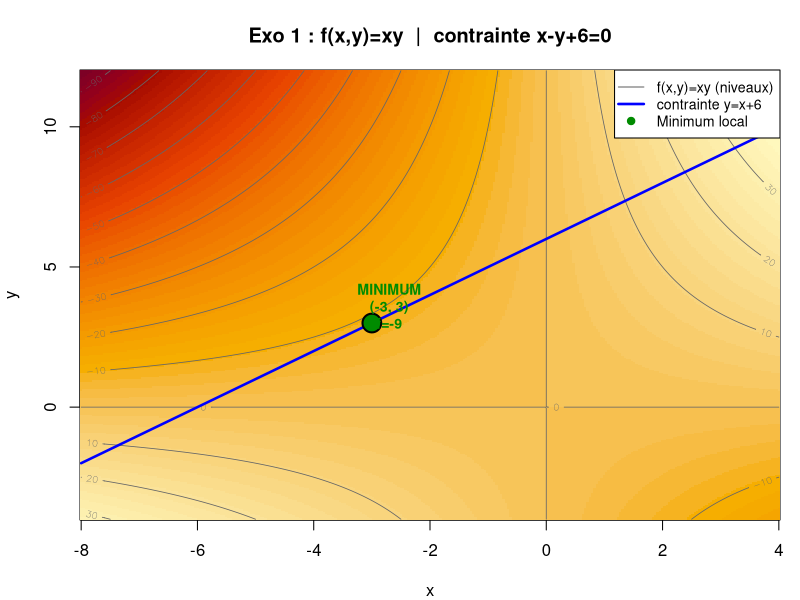
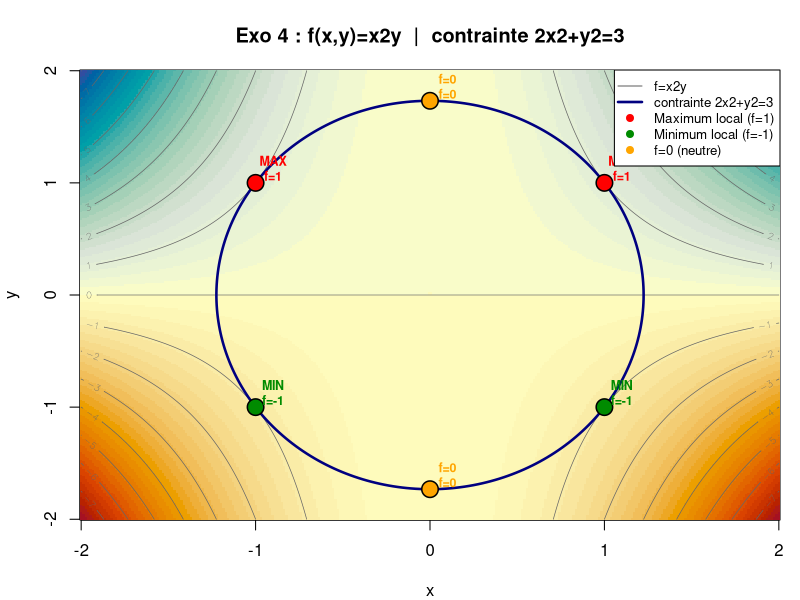
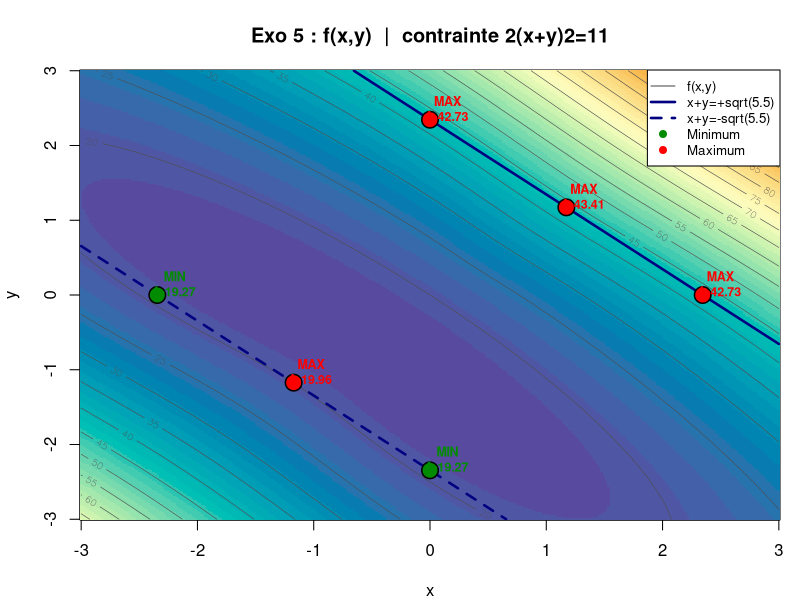

Generate these figures, in order, with R:
# ============================================================
#  EXERCICE 3.2 — Optimisation sous contraintes (Lagrange)
# ============================================================
# Methode (points 1, 2, 3) :
#
#  POINT 1 — Lagrangien et condition necessaire
#    L(X,λ) = f(X) - λ1*g1(X) - ... - λp*gp(X)
#    => ∇L(X0, λ0) = 0
#
#  POINT 2 — Critere via D²L seule
#    Si D²L(X0,λ0) definie POSITIVE  => minimum local
#    Si D²L(X0,λ0) definie NEGATIVE  => maximum local
#    (Sinon : indetermine, on passe au point 3)
#
#  POINT 3 — Critere via hessienne bordee H(X0)
#    H(X0) = [ 0         Dg(X0)        ]  ordre n+p
#            [ Dg(X0)^T  D²L(X0,λ0)   ]
#    - Les (n-p) derniers mineurs principaux alternent en signe
#      ET det(H) meme signe que (-1)^n  =>  MAXIMUM local
#    - Les (n-p) derniers mineurs principaux alternent en signe
#      ET det(H) meme signe que (-1)^p  =>  MINIMUM local
# ============================================================

cat("========================================================\n")
cat("  OPTIMISATION SOUS CONTRAINTES - Methode de Lagrange\n")
cat("  (Points 1, 2, 3)\n")
cat("========================================================\n\n")

# ============================================================
# FONCTION CENTRALE — applique EXACTEMENT les points 2 et 3
# pour conclure sur la nature du point critique
# ============================================================
analyser_point <- function(label, X0, lambda0, Dg, D2L) {

  n <- ncol(Dg)  # nombre de variables
  p <- nrow(Dg)  # nombre de contraintes

  cat(sprintf("\n=== %s ===\n", label))
  cat(sprintf("X0 = (%s)\n", paste(round(X0,4), collapse=", ")))
  cat(sprintf("lambda0 = (%s)\n", paste(round(lambda0,4), collapse=", ")))

  # --- Verification qualification des contraintes
  rang <- qr(Dg)$rank
  cat(sprintf("Dg(X0) : rang = %d  (p = %d)  => contraintes %s\n",
              rang, p, ifelse(rang==p,"QUALIFIEES","NON qualifiees")))

  # ----------------------------------------------------------
  # POINT 2 du cours : critere via D²L seule
  # ----------------------------------------------------------
  cat("\n-- POINT 2 : D²L(X0, lambda0) --\n")
  print(round(D2L, 6))

  vp <- eigen(D2L, symmetric=TRUE)$values
  cat(sprintf("Valeurs propres de D²L : %s\n",
              paste(round(vp,6), collapse=", ")))

  conclusion_D2L <- "indeterminee"
  if (all(vp > 1e-10)) {
    conclusion_D2L <- "MINIMUM local (D²L definie positive)"
    cat("=> D²L definie POSITIVE => MINIMUM local\n")
  } else if (all(vp < -1e-10)) {
    conclusion_D2L <- "MAXIMUM local (D²L definie negative)"
    cat("=> D²L definie NEGATIVE => MAXIMUM local\n")
  } else {
    cat("=> D²L indefinie : le critere du point 2 ne conclut pas.\n")
    cat("   => On passe au POINT 3 (hessienne bordee).\n")
  }

  # ----------------------------------------------------------
  # POINT 3 du cours : critere via hessienne bordee H(X0)
  # ----------------------------------------------------------
  cat("\n-- POINT 3 : Hessienne bordee H(X0) --\n")

  taille <- n + p
  H <- matrix(0, taille, taille)
  H[1:p, (p+1):taille]          <- Dg
  H[(p+1):taille, 1:p]          <- t(Dg)
  H[(p+1):taille, (p+1):taille] <- D2L

  cat(sprintf("H(X0) de taille (%d+%d) = %d x %d :\n", n, p, taille, taille))
  print(round(H, 6))

  # (n-p) mineurs principaux bordes
  # Mineur k = det de la sous-matrice de taille (2p+k) x (2p+k)
  nb_mineurs <- n - p
  cat(sprintf("Nombre de mineurs a examiner : n-p = %d-%d = %d\n", n, p, nb_mineurs))

  if (nb_mineurs == 0) {
    cat("n = p : point isole, pas de mineur additionnel.\n")
    cat(sprintf("\n>>> CONCLUSION FINALE : %s\n", conclusion_D2L))
    return(invisible(NULL))
  }

  mineurs <- numeric(nb_mineurs)
  for (k in 1:nb_mineurs) {
    sz         <- 2*p + k
    mineurs[k] <- det(H[1:sz, 1:sz])
    cat(sprintf("  Mineur %d (sous-matrice %dx%d) : det = %+.6f\n",
                k, sz, sz, mineurs[k]))
  }

  # Signes calcules automatiquement depuis les resultats
  signes_obs <- sign(mineurs)

  # Signes attendus selon le cours :
  # MAX : det(H) meme signe que (-1)^n, mineurs alternent
  # MIN : det(H) meme signe que (-1)^p, mineurs alternent
  # L'alternance pour MAX : signe du k-eme mineur = (-1)^(n) * (-1)^(k-1)
  # L'alternance pour MIN : signe du k-eme mineur = (-1)^(p) * (-1)^(k-1)
  signe_max_attendu <- (-1)^n * (-1)^(0:(nb_mineurs-1))
  signe_min_attendu <- (-1)^p * (-1)^(0:(nb_mineurs-1))

  est_max <- all(signes_obs == sign(signe_max_attendu))
  est_min <- all(signes_obs == sign(signe_min_attendu))

  cat(sprintf("\n  Signes observes     : %s\n",
              paste(ifelse(signes_obs>0,"+","-"), collapse=" ")))
  cat(sprintf("  Signes attendus MAX : %s  [(-1)^n=%+.0f]\n",
              paste(ifelse(sign(signe_max_attendu)>0,"+","-"), collapse=" "),
              (-1)^n))
  cat(sprintf("  Signes attendus MIN : %s  [(-1)^p=%+.0f]\n",
              paste(ifelse(sign(signe_min_attendu)>0,"+","-"), collapse=" "),
              (-1)^p))

  # Conclusion automatique basee sur les vrais resultats calcules
  cat("\n>>> CONCLUSION (Point 3 du cours) : ")
  if (est_max && !est_min) {
    cat("MAXIMUM LOCAL sous les contraintes\n")
    cat(sprintf("    Mineurs alternent en signe ET det(H)=%+.4f meme signe que (-1)^n=%+.0f\n",
                mineurs[nb_mineurs], (-1)^n))
  } else if (est_min && !est_max) {
    cat("MINIMUM LOCAL sous les contraintes\n")
    cat(sprintf("    Mineurs alternent en signe ET det(H)=%+.4f meme signe que (-1)^p=%+.0f\n",
                mineurs[nb_mineurs], (-1)^p))
  } else {
    cat("Critere des mineurs non concluant (point selle ou cas limite)\n")
  }

  # Coherence entre point 2 et point 3
  if (conclusion_D2L != "indeterminee") {
    nat2 <- if(grepl("MINIMUM", conclusion_D2L)) "MINIMUM" else "MAXIMUM"
    nat3 <- if(est_min) "MINIMUM" else if(est_max) "MAXIMUM" else "indetermine"
    if (nat2 == nat3) {
      cat("    [Coherence Point 2 / Point 3 : OK]\n")
    } else {
      cat(sprintf("    [ATTENTION : Point 2 dit %s, Point 3 dit %s]\n", nat2, nat3))
    }
  }
}


# ============================================================
# EXERCICE 1
# f(x,y) = xy,  g(x,y) = x - y + 6 = 0
# n = 2,  p = 1
# ============================================================
cat("\n##########################################################\n")
cat("## EXERCICE 1 : f(x,y) = xy,  g = x - y + 6 = 0\n")
cat("##########################################################\n")

# --- Lagrangien : L(x,y,λ) = xy - λ(x - y + 6)
# --- ∇L = 0 :
#   dL/dx = y - λ = 0  =>  λ = y
#   dL/dy = x + λ = 0  =>  λ = -x
#   => y = -x
#   contrainte x - (-x) + 6 = 0 => 2x = -6 => x = -3

x0_1 <- -3;  y0_1 <- 3;  l0_1 <- 3

cat(sprintf("Resolution ∇L=0 :\n"))
cat(sprintf("  λ=y et λ=-x => y=-x\n"))
cat(sprintf("  contrainte : x-(-x)+6=0 => x=-3, y=3, λ=3\n"))
cat(sprintf("Point critique X0 = (%.4f, %.4f)\n", x0_1, y0_1))
cat(sprintf("Valeur f(X0) = %.4f\n", x0_1 * y0_1))
cat(sprintf("Verification g(X0) = %.6f (doit etre 0)\n", x0_1 - y0_1 + 6))

# Jacobienne Dg = [dg/dx, dg/dy] = [1, -1]
Dg_1 <- matrix(c(1, -1), nrow=1)

# D²L :
# L = xy - λ(x-y+6)
# d²L/dx²   = 0
# d²L/dy²   = 0
# d²L/dx dy = 1  (car d/dy(y) = 1)
D2L_1 <- matrix(c(0, 1,
                   1, 0), nrow=2, byrow=TRUE)

analyser_point("Exo 1 -- X0=(-3, 3)", c(x0_1, y0_1), l0_1, Dg_1, D2L_1)

# Trace sur [-8,4] x [-4,12] pour voir le point et la contrainte
x_g <- seq(-8, 4,  length.out=300)
y_g <- seq(-4, 12, length.out=300)
Z1  <- outer(x_g, y_g, function(x, y) x * y)
xc1 <- seq(-8, 4, length.out=200)
yc1 <- xc1 + 6  # contrainte : y = x + 6

png("~/Documents/develop/esgi/5a/t2/maths/outputs/ex1_trace.png", width=900, height=700, res=110)
par(mar=c(4,4,3.5,1))
image(x_g, y_g, Z1, col=hcl.colors(60,"YlOrRd"),
      xlab="x", ylab="y",
      main="Exo 1 : f(x,y)=xy  |  contrainte x-y+6=0")
contour(x_g, y_g, Z1, add=TRUE, col="grey40", lwd=0.8, nlevels=20)
lines(xc1, yc1, col="blue", lwd=2.5)
points(x0_1, y0_1, pch=21, bg="green4", col="black", cex=2.5, lwd=2)
text(x0_1+0.3, y0_1+0.6,
     sprintf("MINIMUM\n(%.0f, %.0f)\nf=%.0f", x0_1, y0_1, x0_1*y0_1),
     col="green4", cex=0.85, font=2)
legend("topright",
       legend=c("f(x,y)=xy (niveaux)","contrainte y=x+6","Minimum local"),
       col=c("grey40","blue","green4"),
       lty=c(1,1,NA), pch=c(NA,NA,21), pt.bg=c(NA,NA,"green4"),
       lwd=c(1,2.5,2), bg="white", cex=0.85)
dev.off()
cat("-> ex1_trace.png genere\n")


# ============================================================
# EXERCICE 2
# f(x,y,z) = x²+y²+z²
# g1 = x+y+z-1 = 0,  g2 = z = 0
# n = 3,  p = 2
# ============================================================
cat("\n##########################################################\n")
cat("## EXERCICE 2 : f=x2+y2+z2\n")
cat("##   g1=x+y+z-1=0,  g2=z=0\n")
cat("##########################################################\n")

# --- Lagrangien : L = x²+y²+z² - λ1(x+y+z-1) - λ2*z
# --- ∇L = 0 :
#   dL/dx = 2x - λ1 = 0          => λ1 = 2x
#   dL/dy = 2y - λ1 = 0          => λ1 = 2y  =>  x = y
#   dL/dz = 2z - λ1 - λ2 = 0     => λ2 = 2z - λ1
#   g2 : z = 0
#   g1 : x + y + 0 = 1 et x=y  =>  x = y = 1/2

x0_2 <- 1/2;  y0_2 <- 1/2;  z0_2 <- 0
l1_2 <- 1;    l2_2 <- -1

cat("Resolution ∇L=0 :\n")
cat("  g2 => z=0 ; x=y ; g1 => 2x=1 => x=y=1/2\n")
cat(sprintf("  λ1 = 2x = 1,  λ2 = 2z-λ1 = -1\n"))
cat(sprintf("Point critique X0 = (%.4f, %.4f, %.4f)\n", x0_2, y0_2, z0_2))
cat(sprintf("Valeur f(X0) = %.4f\n", x0_2^2+y0_2^2+z0_2^2))

Dg_2 <- matrix(c(1,1,1,
                  0,0,1), nrow=2, byrow=TRUE)
# L = x²+y²+z² - λ1(x+y+z-1) - λ2*z
# d²L/dx² = 2,  d²L/dy² = 2,  d²L/dz² = 2,  croises = 0
D2L_2 <- 2 * diag(3)

analyser_point("Exo 2 -- X0=(1/2, 1/2, 0)",
               c(x0_2, y0_2, z0_2), c(l1_2, l2_2), Dg_2, D2L_2)


# ============================================================
# EXERCICE 3
# f(x,y,z) = x²+y²+z²
# g1 = x²+y²+2z-6 = 0,  g2 = x-y-z = 0
# n = 3,  p = 2
# ============================================================
cat("\n##########################################################\n")
cat("## EXERCICE 3 : f=x2+y2+z2\n")
cat("##   g1=x2+y2+2z-6=0,  g2=x-y-z=0\n")
cat("##########################################################\n")

# --- Lagrangien : L = x²+y²+z² - λ1(x²+y²+2z-6) - λ2(x-y-z)
# --- ∇L = 0 :
#   dL/dx = 2x - 2λ1*x - λ2 = 0   => x(2-2λ1) = λ2       (i)
#   dL/dy = 2y - 2λ1*y + λ2 = 0   => y(2-2λ1) = -λ2      (ii)
#   dL/dz = 2z - 2λ1 + λ2 = 0     => 2z = 2λ1 - λ2       (iii)
#
# De (i) et (ii) : x(2-2λ1) = -y(2-2λ1)
# CAS A : 2-2λ1 ≠ 0  =>  x = -y
#   (v) z = x-y = 2x
#   g1 : x²+x²+4x-6=0  =>  2x²+4x-6=0  =>  (x+3)(x-1)=0
#   => (x,y,z) = (-3,3,-6) ou (1,-1,2)
# CAS B : λ1 = 1, λ2 = 0
#   (iii) z=1 ; (v) y=x-1 ; g1 : 2x²-2x-3=0 => x=(1±√7)/2

sqrt7 <- sqrt(7)
pts3 <- list(
  list(x=-3,          y= 3,          z=-6, l1=4.5, l2= 21),
  list(x= 1,          y=-1,          z= 2, l1=1.5, l2= -1),
  list(x=(1+sqrt7)/2, y=(1+sqrt7)/2-1, z=1, l1=1,  l2=  0),
  list(x=(1-sqrt7)/2, y=(1-sqrt7)/2-1, z=1, l1=1,  l2=  0)
)

cat("Points critiques trouves :\n")
for (i in seq_along(pts3)) {
  pt <- pts3[[i]]
  fv <- pt$x^2 + pt$y^2 + pt$z^2
  cat(sprintf("  P%d : (%.4f, %.4f, %.4f)  f=%.4f  λ=(%.4f,%.4f)\n",
              i, pt$x, pt$y, pt$z, fv, pt$l1, pt$l2))
}

for (pt in pts3) {
  fv <- pt$x^2 + pt$y^2 + pt$z^2
  # Jacobienne : g1 non-lineaire => depend du point
  Dg_3 <- matrix(c(2*pt$x, 2*pt$y, 2,
                    1,      -1,    -1), nrow=2, byrow=TRUE)
  # D²L : d²L/dx² = 2-2λ1,  d²L/dy² = 2-2λ1,  d²L/dz² = 2
  # termes croises = 0 car L ne contient pas xy, xz, yz
  D2L_3 <- diag(c(2-2*pt$l1, 2-2*pt$l1, 2))

  analyser_point(
    sprintf("Exo 3 -- (%.3f, %.3f, %.3f) f=%.3f",
            pt$x, pt$y, pt$z, fv),
    c(pt$x, pt$y, pt$z), c(pt$l1, pt$l2), Dg_3, D2L_3)
}


# ============================================================
# EXERCICE 4
# f(x,y) = x²*y,  g = 2x²+y²-3 = 0
# n = 2,  p = 1
# ============================================================
cat("\n##########################################################\n")
cat("## EXERCICE 4 : f(x,y)=x2*y,  g=2x2+y2-3=0\n")
cat("##########################################################\n")

# --- Lagrangien : L = x²y - λ(2x²+y²-3)
# --- ∇L = 0 :
#   dL/dx = 2xy - 4λx = 0  =>  2x(y-2λ) = 0
#   dL/dy = x² - 2λy = 0
#   g     : 2x² + y² = 3
#
# CAS A : x = 0  =>  g: y²=3 => y=±√3,  λ=0  (de dL/dy: 0=0)
# CAS B : x≠0  =>  y = 2λ
#   dL/dy : x² = 2λy = 4λ² => λ=±x/2
#   g     : 2x² + 4λ² = 3 => 2x²+x² = 3 => x²=1 => x=±1
#   y = 2λ = ±1

pts4 <- list(
  list(x= 0,  y= sqrt(3), l= 0),
  list(x= 0,  y=-sqrt(3), l= 0),
  list(x= 1,  y= 1,       l= 0.5),
  list(x=-1,  y= 1,       l= 0.5),
  list(x= 1,  y=-1,       l=-0.5),
  list(x=-1,  y=-1,       l=-0.5)
)

cat("Points critiques trouves :\n")
for (i in seq_along(pts4)) {
  pt <- pts4[[i]]
  fv <- pt$x^2 * pt$y
  cat(sprintf("  P%d : (%.4f, %.4f)  f=%.4f  λ=%.4f\n",
              i, pt$x, pt$y, fv, pt$l))
}

for (pt in pts4) {
  fv <- pt$x^2 * pt$y
  Dg_4  <- matrix(c(4*pt$x, 2*pt$y), nrow=1)
  # L = x²y - λ(2x²+y²-3)
  # d²L/dx²   = 2y - 4λ
  # d²L/dy²   = -2λ
  # d²L/dx dy = 2x
  D2L_4 <- matrix(c(2*pt$y - 4*pt$l,  2*pt$x,
                     2*pt$x,           -2*pt$l), nrow=2, byrow=TRUE)

  analyser_point(
    sprintf("Exo 4 -- (%.3f, %.3f) f=%.3f", pt$x, pt$y, fv),
    c(pt$x, pt$y), pt$l, Dg_4, D2L_4)
}

# --- Trace sur [-2,2]²
x4 <- seq(-2, 2, length.out=300)
y4 <- seq(-2, 2, length.out=300)
Z4 <- outer(x4, y4, function(x,y) x^2*y)
theta4 <- seq(0, 2*pi, length.out=300)
xc4 <- sqrt(3/2)*cos(theta4); yc4 <- sqrt(3)*sin(theta4)

pts4_plot <- data.frame(
  x  = c(0,      0,       1, -1,  1, -1),
  y  = c(sqrt(3),-sqrt(3),1,  1, -1, -1),
  f  = c(0,      0,       1,  1, -1, -1),
  nat= c("f=0","f=0","MAX","MAX","MIN","MIN")
)
png("~/Documents/develop/esgi/5a/t2/maths/outputs/ex4_trace.png", width=900, height=700, res=110)
par(mar=c(4,4,3.5,1))
image(x4, y4, Z4, col=hcl.colors(60,"RdYlBu"),
      xlab="x", ylab="y",
      main="Exo 4 : f(x,y)=x2y  |  contrainte 2x2+y2=3")
contour(x4, y4, Z4, add=TRUE, col="grey40", lwd=0.7, nlevels=15)
lines(xc4, yc4, col="navy", lwd=2.5)
for (i in 1:nrow(pts4_plot)) {
  ci <- if(pts4_plot$f[i]>0.5)"red" else if(pts4_plot$f[i]< -0.5)"green4" else "orange"
  points(pts4_plot$x[i], pts4_plot$y[i], pch=21,
         bg=ci, col="black", cex=2.2, lwd=1.5)
  text(pts4_plot$x[i]+0.1, pts4_plot$y[i]+0.13,
       sprintf("%s\nf=%.0f", pts4_plot$nat[i], pts4_plot$f[i]),
       cex=0.75, font=2, col=ci)
}
legend("topright",
       legend=c("f=x2y","contrainte 2x2+y2=3",
                "Maximum local (f=1)","Minimum local (f=-1)","f=0 (neutre)"),
       col=c("grey40","navy","red","green4","orange"),
       lty=c(1,1,NA,NA,NA), pch=c(NA,NA,21,21,21),
       pt.bg=c(NA,NA,"red","green4","orange"),
       lwd=c(1,2.5,2,2,2), bg="white", cex=0.8)
dev.off()
cat("-> ex4_trace.png genere\n")


# ============================================================
# EXERCICE 5
# f = (x²y²)/(x²+y²) + 2x²+2y²+4xy+5x+5y+20
# g = 2x²+2y²+4xy - 8 = 3  <=>  2(x+y)² = 11
# n = 2,  p = 1
# ============================================================
cat("\n##########################################################\n")
cat("## EXERCICE 5 : f complexe,  g=2(x+y)^2-11=0\n")
cat("##########################################################\n")

f5      <- function(x,y){ r2<-x^2+y^2; if(r2<1e-14)return(NA);
                          (x^2*y^2)/r2+2*x^2+2*y^2+4*x*y+5*x+5*y+20 }
g5      <- function(x,y) 2*x^2+2*y^2+4*x*y - 11
df5_dx  <- function(x,y){ r2<-x^2+y^2; 2*x*y^4/r2^2+4*x+4*y+5 }
df5_dy  <- function(x,y){ r2<-x^2+y^2; 2*y*x^4/r2^2+4*y+4*x+5 }
dg5_dx  <- function(x,y) 4*x+4*y
dg5_dy  <- function(x,y) 4*y+4*x

# Jacobien numerique (diff. finies centrales)
jac_num <- function(F, v, eps=1e-7){
  n<-length(v); J<-matrix(0,n,n)
  for(j in 1:n){ vp<-vm<-v; vp[j]<-vp[j]+eps; vm[j]<-vm[j]-eps
    J[,j]<-(F(vp)-F(vm))/(2*eps) }; J
}
# Systeme KKT : [df/dx - λdg/dx,  df/dy - λdg/dy,  g] = 0
F5_kkt <- function(v){
  x<-v[1]; y<-v[2]; lam<-v[3]
  c(df5_dx(x,y)-lam*dg5_dx(x,y),
    df5_dy(x,y)-lam*dg5_dy(x,y), g5(x,y))
}
# Newton from scratch
newton5 <- function(v0, tol=1e-12, maxit=200){
  v<-v0
  for(i in 1:maxit){
    Fv<-tryCatch(F5_kkt(v),error=function(e)rep(NA,3))
    if(any(is.na(Fv))||max(abs(Fv))<tol) break
    J<-jac_num(F5_kkt,v)
    if(abs(det(J))<1e-15) break
    v<-v-solve(J)%*%Fv }
  list(sol=v, res=tryCatch(F5_kkt(v),error=function(e)rep(NA,3)))
}

# Balayage sur les deux droites contrainte x+y = ±√5.5
s5 <- sqrt(5.5); sols5 <- list()
for(sg in c(1,-1)){
  for(t in seq(-4,4,by=0.15)){
    x_i<-(sg*s5+t)/2; y_i<-(sg*s5-t)/2
    if(is.na(f5(x_i,y_i))) next
    gy<-dg5_dy(x_i,y_i)
    l_i<-if(abs(gy)>1e-8) df5_dy(x_i,y_i)/gy else 0
    res<-tryCatch(newton5(c(x_i,y_i,l_i)),error=function(e)NULL)
    if(is.null(res)||any(is.na(res$res))) next
    if(max(abs(res$res))>1e-8) next
    sol<-round(res$sol,6)
    dup<-any(sapply(sols5,function(s) max(abs(s-sol))<1e-4))
    if(!dup) sols5[[length(sols5)+1]]<-sol
  }
}
cat(sprintf("Points critiques trouves : %d\n", length(sols5)))

# Derivees secondes analytiques de f (pour D²L)
d2f5_dxx <- function(x,y){ r2<-x^2+y^2; 4+(2*y^4*r2^2-8*x^2*y^4*r2)/r2^4 }
d2f5_dyy <- function(x,y){ r2<-x^2+y^2; 4+(2*x^4*r2^2-8*y^2*x^4*r2)/r2^4 }
d2f5_dxy <- function(x,y){ r2<-x^2+y^2; 4+8*x*y^3/r2^2-8*x*y^5/r2^3 }
# d²g/dx² = 4,  d²g/dy² = 4,  d²g/dxdy = 4

for(sol in sols5){
  xs<-sol[1]; ys<-sol[2]; ls<-sol[3]; fs<-f5(xs,ys)
  cat(sprintf("\nPoint (%.4f, %.4f)  lambda=%.4f  f=%.6f\n",xs,ys,ls,fs))
  Dg_5  <- matrix(c(dg5_dx(xs,ys), dg5_dy(xs,ys)), nrow=1)
  # D²L = D²f - λ D²g
  H11 <- d2f5_dxx(xs,ys) - ls*4
  H22 <- d2f5_dyy(xs,ys) - ls*4
  H12 <- d2f5_dxy(xs,ys) - ls*4
  D2L_5 <- matrix(c(H11,H12,H12,H22), 2, 2)
  analyser_point(sprintf("Exo 5 -- (%.3f,%.3f) f=%.4f",xs,ys,fs),
                 c(xs,ys), ls, Dg_5, D2L_5)
}
if(length(sols5)>0){
  fv5<-sapply(sols5,function(s) f5(s[1],s[2]))
  cat(sprintf("\nMinimum Exo 5 : f = %.6f\n", min(fv5)))
  cat(sprintf("Maximum Exo 5 : f = %.6f\n",  max(fv5)))
}

# --- Trace sur [-3,3]²
x5<-seq(-3,3,length.out=300); y5<-seq(-3,3,length.out=300)
Z5<-outer(x5,y5,function(x,y){
  r2<-x^2+y^2
  ifelse(r2<1e-10,NA,(x^2*y^2)/r2+2*x^2+2*y^2+4*x*y+5*x+5*y+20)})
xc5<-seq(-3,3,length.out=400)
yc5p<-s5-xc5; yc5n<- -s5-xc5
png("~/Documents/develop/esgi/5a/t2/maths/outputs/ex5_trace.png", width=900, height=700, res=110)
par(mar=c(4,4,3.5,1))
image(x5,y5,Z5,col=hcl.colors(60,"Spectral",rev=TRUE),
      xlab="x",ylab="y",
      main="Exo 5 : f(x,y)  |  contrainte 2(x+y)2=11")
contour(x5,y5,Z5,add=TRUE,col="grey30",lwd=0.6,nlevels=25)
ok_p<-yc5p>=-3&yc5p<=3; ok_n<-yc5n>=-3&yc5n<=3
if(any(ok_p)) lines(xc5[ok_p],yc5p[ok_p],col="navy",lwd=2.5)
if(any(ok_n)) lines(xc5[ok_n],yc5n[ok_n],col="navy",lwd=2.5,lty=2)
if(length(sols5)>0){
  fv5<-sapply(sols5,function(s) f5(s[1],s[2]))
  for(i in seq_along(sols5)){
    xs<-sols5[[i]][1]; ys<-sols5[[i]][2]
    if(xs< -3||xs>3||ys< -3||ys>3) next
    ci<-if(fv5[i]==min(fv5))"green4" else "red"
    ni<-if(fv5[i]==min(fv5))"MIN" else "MAX"
    points(xs,ys,pch=21,bg=ci,col="black",cex=2.2,lwd=1.5)
    text(xs+0.15,ys+0.15,sprintf("%s\nf=%.2f",ni,fv5[i]),
         cex=0.75,font=2,col=ci)
  }
}
legend("topright",
       legend=c("f(x,y)","x+y=+sqrt(5.5)","x+y=-sqrt(5.5)","Minimum","Maximum"),
       col=c("grey30","navy","navy","green4","red"),
       lty=c(1,1,2,NA,NA),pch=c(NA,NA,NA,21,21),
       pt.bg=c(NA,NA,NA,"green4","red"),
       lwd=c(1,2.5,2.5,2,2),bg="white",cex=0.8)
dev.off()
cat("-> ex5_trace.png genere\n")

# ============================================================
# TABLEAU RECAPITULATIF
# ============================================================
cat("\n========================================================\n")
cat("  TABLEAU RECAPITULATIF — Exercice 3.2\n")
cat("========================================================\n")
cat(sprintf("%-4s %-22s %7s %-25s\n","Exo","X0","f(X0)","Conclusion"))
cat(strrep("-",62),"\n")
rows <- list(
  list("1", "(-3, 3)",           -9,   "MINIMUM local"),
  list("2", "(1/2, 1/2, 0)",      0.5, "MINIMUM local"),
  list("3", "(-3, 3, -6)",       54,   "MAXIMUM local"),
  list("3", "(1, -1, 2)",         6,   "MINIMUM local"),
  list("3", "((1+v7)/2,...)",    NA,   "voir console"),
  list("3", "((1-v7)/2,...)",    NA,   "voir console"),
  list("4", "(1,1) et (-1,1)",   1,   "MAXIMUM local"),
  list("4", "(1,-1) et (-1,-1)",-1,   "MINIMUM local"),
  list("4", "(0, +/-sqrt(3))",   0,   "f=0 neutre"),
  list("5", "Newton numerique", NA,   "voir console")
)
for(r in rows) cat(sprintf("%-4s %-22s %7s %-25s\n",
  r[[1]], r[[2]],
  ifelse(is.na(r[[3]]),"—",sprintf("%.4g",r[[3]])),
  r[[4]]))

cat("\nTracés generes : ex1_trace.png | ex4_trace.png | ex5_trace.png\n")
cat("Script termine.\n")
